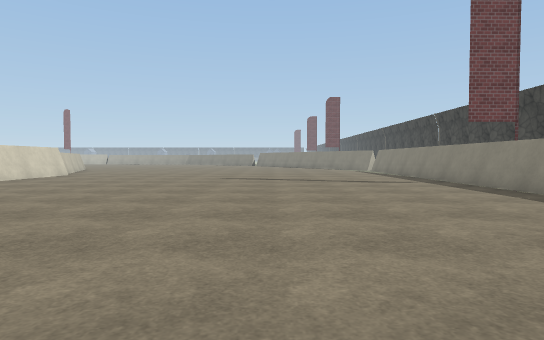
[1] (above)

24 first-person views from a walk through a Unity game level. The camera is 1.2 m above the floor, tilts 2° down and sees 75° across. The floor is counted in squares, 2 m on a side. Each view is taken from the middle of a square. On the plan, view 1 faces up. The plan holds only what a view shows up to about 10 squares ahead; the rest is blank. The place goes on beyond the plan. Surface patterns are stand-ins for the level's own textures.

[2]
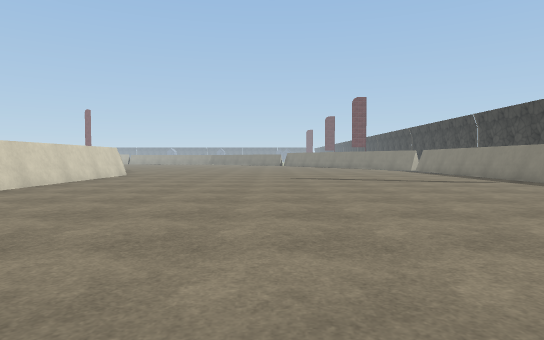

[3]
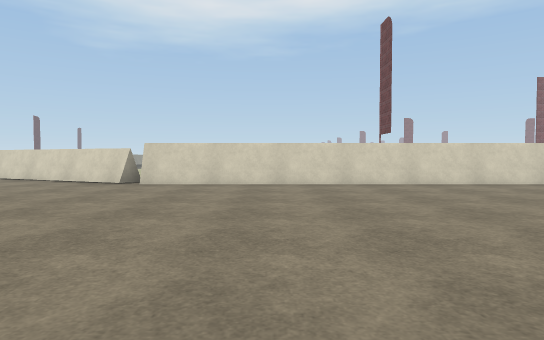

[4]
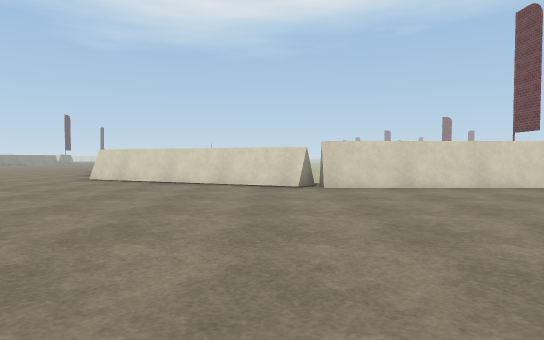

[5]
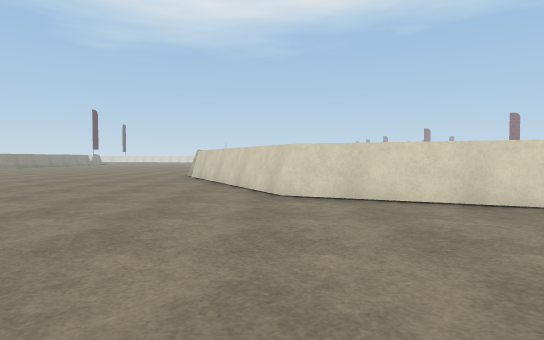

[6]
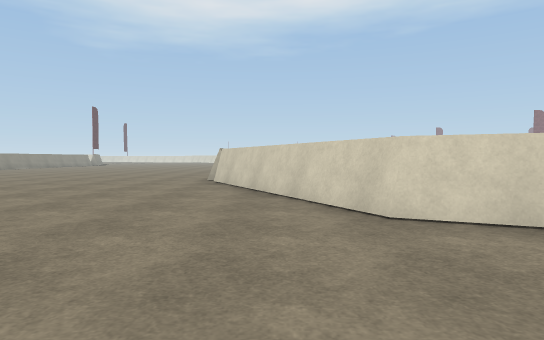

[7]
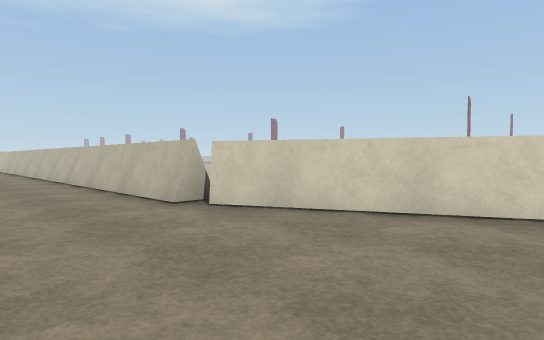

[8]
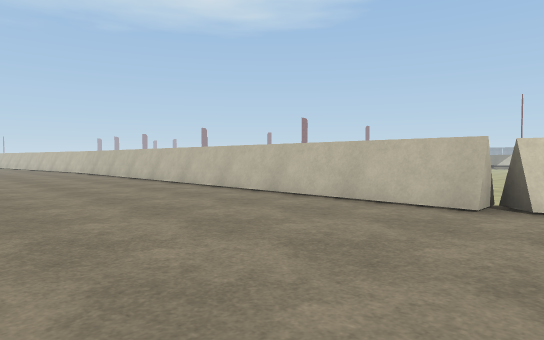

[9]
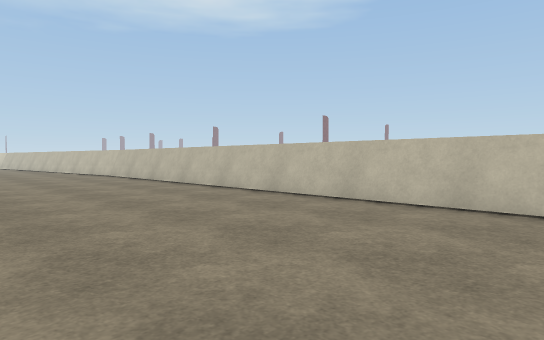

[10]
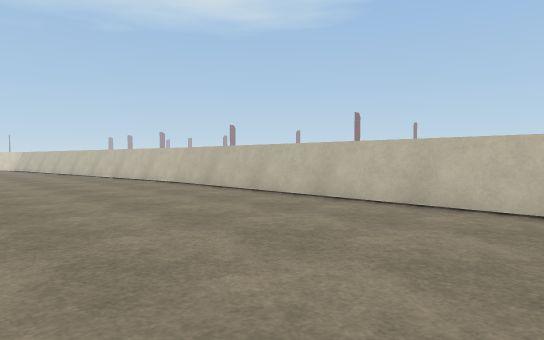

[11]
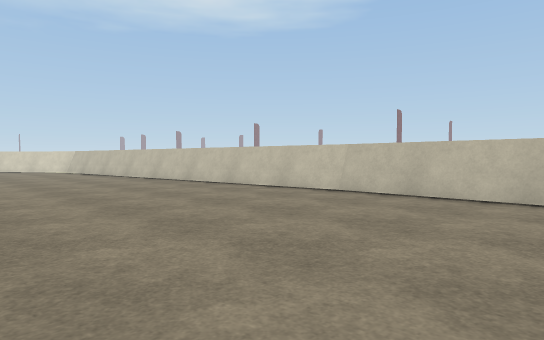

[12]
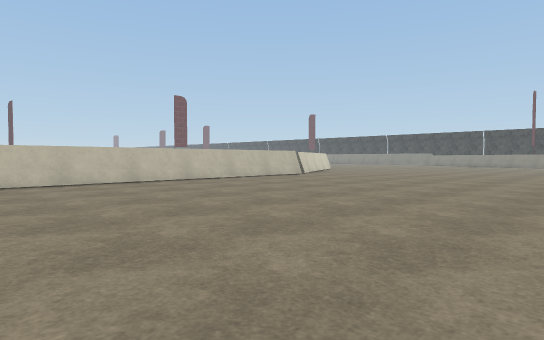

[13]
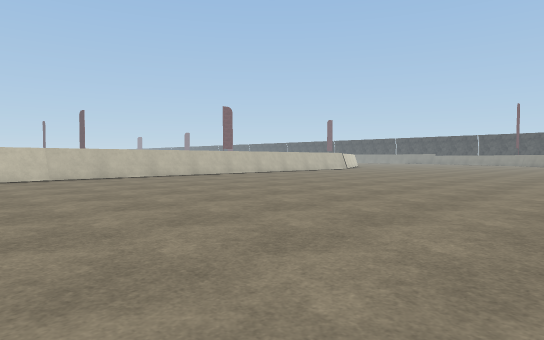

[14]
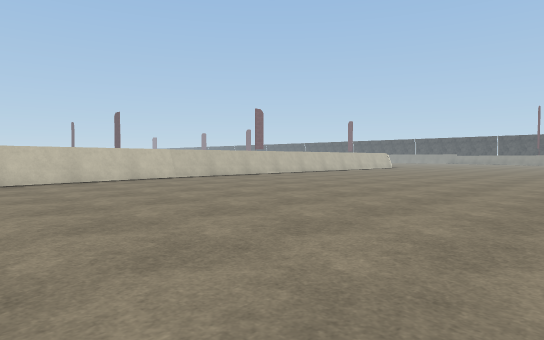

[15]
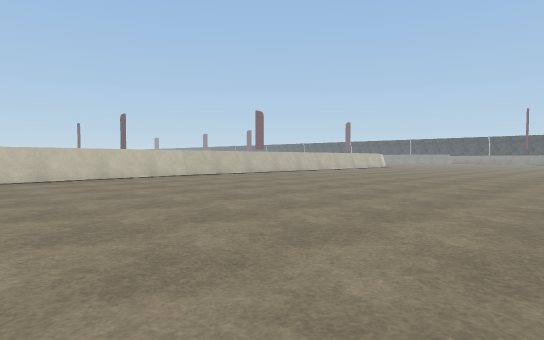

[16]
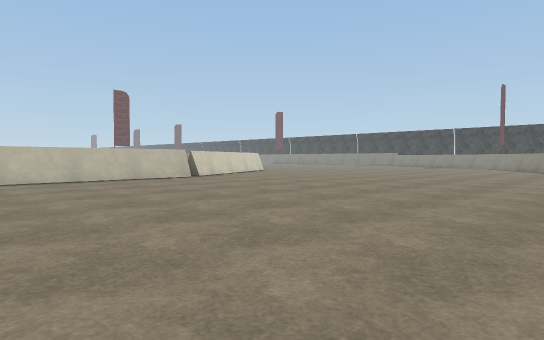

[17]
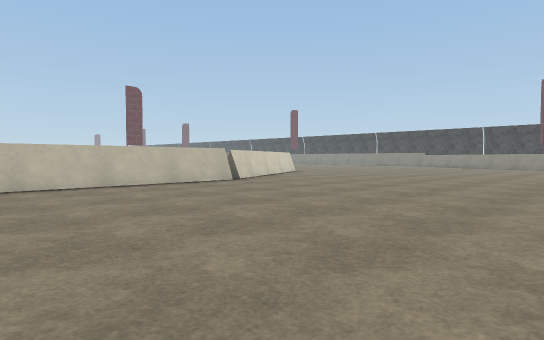

[18]
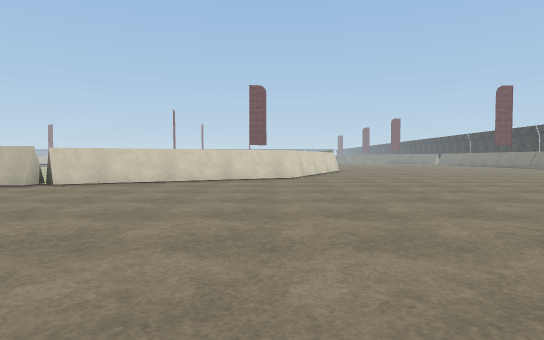

[19]
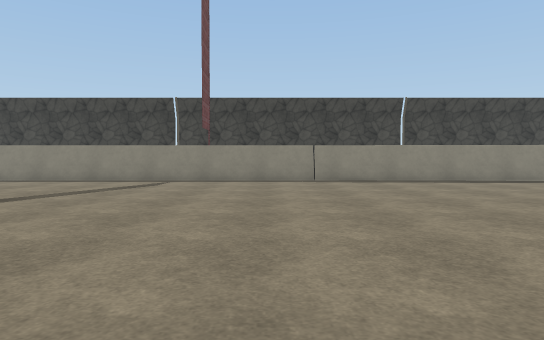

[20]
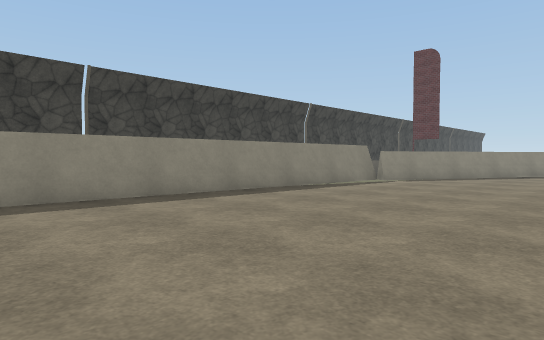

[21]
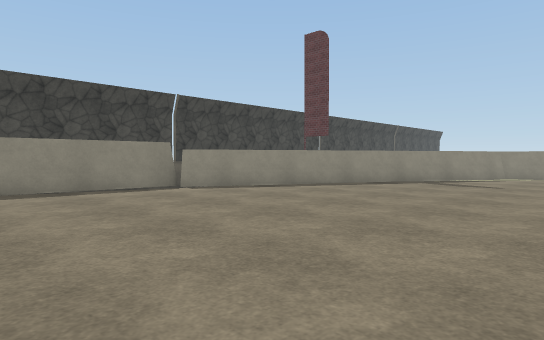

[22]
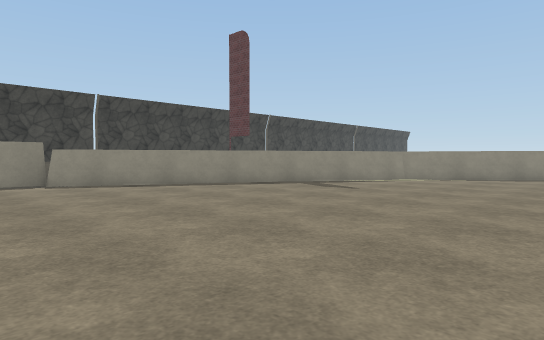

[23]
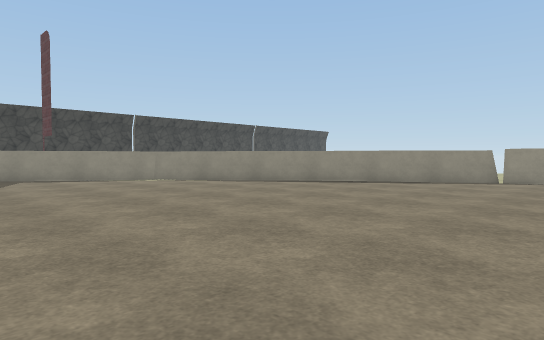

[24]
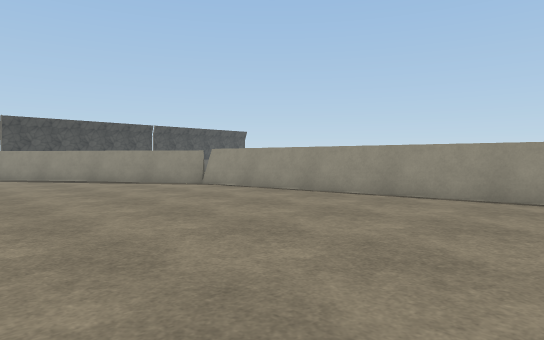

### Floor plan
Points are (right, up) in squares from view 1. A wall is a line through its corners. A room is listed if a view was taken in it or the views show most of it. See-through windows are left out.
Room 1 (views 1, 2, 3, 4, 5, 6, 7, 8, 9, 10, 11, 12, 13, 14, 15, 16, 17, 18, 19, 20, 21, 22, 23, 24)
walls: (-15.1, -7.5) (-28.8, -7.5); (-7.4, 0.8) (-7.2, 0.6) (-9.5, -4.7) (-14.8, -7.3) (-15.1, -7); (-7.8, -17.9) (-2.8, -14.4); (-14.2, -18.7) (-7.9, -17.9); (-2.6, -14.3) (-0.5, -12.8) (3.8, -4.9); (4, -5.1) (5, 11.5); (-28.6, -7.5) (-34.4, -8.2); (-7.2, 10.4) (-7.2, 1)
low walls: (4.6, 4.9) (4.6, 11.5)

Positions as (right, up) in squares from view 1, and headings:
1: (0, 0), facing up
2: (-2, 0), facing up
3: (1, 4), facing left
4: (0, 0), facing left
5: (-4, -5), facing left
6: (-6, -6), facing left
7: (-11, -10), facing up-left
8: (-14, -12), facing up-left
9: (-17, -12), facing up-left
10: (-21, -12), facing up-left
11: (-25, -13), facing up-left
12: (-25, -16), facing up-right
13: (-31, -18), facing up-right
14: (-34, -17), facing up-right
15: (-35, -18), facing up-right
16: (-21, -17), facing up-right
17: (-21, -15), facing up-right
18: (-10, -15), facing up
19: (-5, 6), facing right
20: (-1, 4), facing down-right
21: (-3, -1), facing down-right
22: (-5, -3), facing down-right
23: (-10, -8), facing down-right
24: (-15, -13), facing down-right
